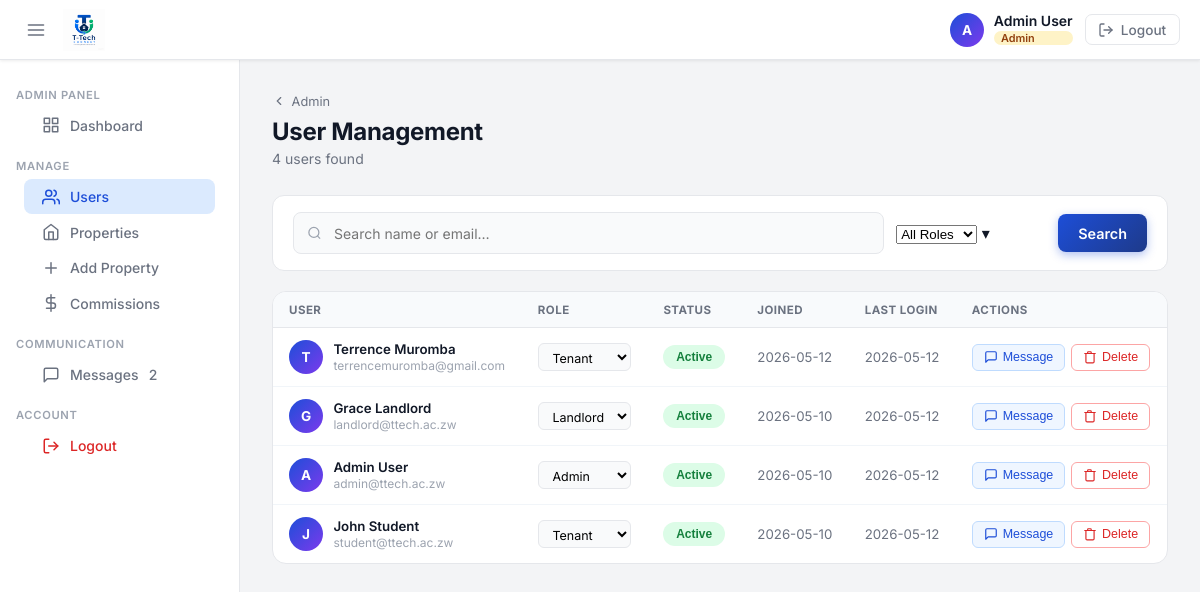
The app's page /admin/users (signed in), older data.
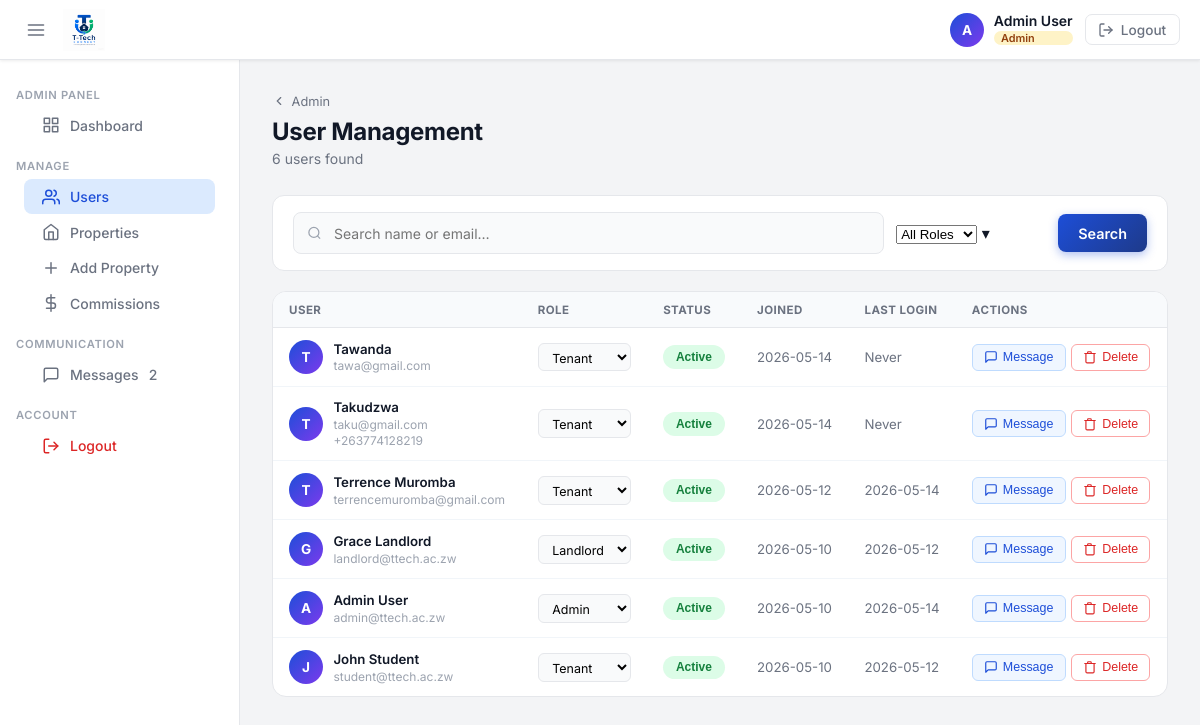
The same page, newer data.
### tables this page shows
CREATE TABLE users (
                id INTEGER PRIMARY KEY AUTOINCREMENT,
                full_name TEXT NOT NULL,
                email TEXT UNIQUE NOT NULL,
                password_hash TEXT NOT NULL,
                role TEXT DEFAULT 'student',
                is_active INTEGER DEFAULT 1,
                created_at TIMESTAMP DEFAULT CURRENT_TIMESTAMP,
                last_login TIMESTAMP
            , phone TEXT, last_seen TIMESTAMP, google_id TEXT);

### Backend/app.py (the view)
@app.route('/admin/users')
@admin_required
def admin_users():
    q           = request.args.get('q', '').strip()
    role_filter = request.args.get('role', '').strip()
    filters, params = [], []
    if q:
        filters.append("(full_name LIKE ? OR email LIKE ?)")
        params += [f'%{q}%', f'%{q}%']
    if role_filter:
        filters.append("role=?")
        params.append(role_filter)
    where = ('WHERE ' + ' AND '.join(filters)) if filters else ''
    with get_db() as conn:
        users = conn.execute(
            f"SELECT id,full_name,email,role,is_active,phone,created_at,last_login "
            f"FROM users {where} ORDER BY created_at DESC", params
        ).fetchall()
    return render_template('admin_users.html', users=users,
                           q=q, role_filter=role_filter, **_admin_common())

### Backend/app.py (called while the page is built)
def get_db():
    os.makedirs(os.path.dirname(DB_PATH), exist_ok=True)
    conn = sqlite3.connect(DB_PATH)
    conn.row_factory = sqlite3.Row
    return conn

def admin_required(f):
    @wraps(f)
    def decorated(*args, **kwargs):
        if 'user_id' not in session:
            return redirect(url_for('login'))
        if session.get('user_role') != 'admin':
            flash('Admin access required.', 'error')
            return redirect(url_for('dashboard'))
        return f(*args, **kwargs)
    return decorated

def get_unread_count(user_id):
    with get_db() as conn:
        row = conn.execute("""
            SELECT COUNT(*) as cnt FROM messages m
            JOIN conversation_members cm
                ON m.conversation_id = cm.conversation_id AND cm.user_id = ?
            WHERE m.sender_id != ?
              AND (m.sent_at > cm.last_read_at OR cm.last_read_at IS NULL)
              AND m.is_deleted = 0
        """, (user_id, user_id)).fetchone()
        return row['cnt'] if row else 0

def _admin_common():
    return dict(user_name=session.get('user_name'), user_role=session.get('user_role'),
                unread_count=get_unread_count(session['user_id']))

### Frontend/templates/admin_users.html (shortened to what this page needs)
<!DOCTYPE html>
<html lang="en">
<head>
  <link rel="stylesheet" href="{{ url_for('static', filename='css/landlord.css') }}" />
  <link rel="stylesheet" href="{{ url_for('static', filename='css/admin.css') }}" />
</head>
<body>
{% include '_topbar.html' %}
<div class="layout">
  {% include '_sidebar.html' %}
  <main class="page-main">
    <div class="page-header">
      <div>
        <a href="/admin" class="back-crumb">
          <svg width="14" height="14" viewBox="0 0 24 24" fill="none" stroke="currentColor" stroke-width="2" stroke-linecap="round"><polyline points="15 18 9 12 15 6"/></svg>
          Admin
        </a>
        <h1 class="page-title">User Management</h1>
        <p class="page-sub">{{ users|length }} user{{ 's' if users|length != 1 }} found</p>
      </div>
    </div>
    <div class="admin-filter-bar">
      <form method="GET" action="/admin/users" class="admin-filter-form">
        <div class="search-input-wrap" style="flex:1;min-width:200px">
          <input type="text" name="q" value="{{ q }}" class="search-input" placeholder="Search name or email…" />
        </div>
        <div class="select-wrap" style="width:150px">
          <select name="role" class="field-input" onchange="this.form.submit()">
            <option value="">All Roles</option>
          </select>
          <span class="select-arrow">▾</span>
        </div>
        <button type="submit" class="btn-primary" style="display:flex;align-items:center;gap:.4rem">Search</button>
      </form>
    </div>
    <div class="admin-panel">
      <table class="admin-table">
        <thead>
          <tr>
            <th>User</th>
            <th>Role</th>
            <th>Status</th>
            <th>Joined</th>
            <th>Last Login</th>
            <th>Actions</th>
          </tr>
        </thead>
        <tbody>
          {% for u in users %}
          <tr id="user-row-{{ u.id }}">
            <td>
              <div class="user-cell">
                <div class="user-cell-avatar">{{ u.full_name[0].upper() }}</div>
                <div>
                  <div class="cell-main">{{ u.full_name }}</div>
                  <div class="cell-sub">{{ u.email }}</div>
                  {% if u.phone %}<div class="cell-sub">{{ u.phone }}</div>{% endif %}
                </div>
              </div>
            </td>
            <td>
              <select class="role-select" data-uid="{{ u.id }}" onchange="setRole(this)">
                <option value="student"  {{ 'selected' if u.role == 'student' }}>Tenant</option>
                <option value="landlord" {{ 'selected' if u.role == 'landlord' }}>Landlord</option>
                <option value="admin"    {{ 'selected' if u.role == 'admin' }}>Admin</option>
              </select>
            </td>
            <td>
              <button class="toggle-btn {{ 'toggle-active' if u.is_active else 'toggle-inactive' }}"
                      id="toggle-{{ u.id }}" data-uid="{{ u.id }}" data-active="{{ u.is_active }}"
                      onclick="toggleUser({{ u.id }})">
                {{ 'Active' if u.is_active else 'Inactive' }}
              </button>
            </td>
            <td class="cell-muted">{{ u.created_at[:10] if u.created_at else '—' }}</td>
            <td class="cell-muted">{{ u.last_login[:10] if u.last_login else 'Never' }}</td>
            <td>
              <div class="action-group">
                <button class="btn-action btn-view" onclick="messageUser({{ u.id }})" title="Send Message">
                  <svg width="14" height="14" viewBox="0 0 24 24" fill="none" stroke="currentColor" stroke-width="2" stroke-linecap="round" stroke-linejoin="round"><path d="M21 15a2 2 0 0 1-2 2H7l-4 4V5a2 2 0 0 1 2-2h14a2 2 0 0 1 2 2z"/></svg>
                  Message
                </button>
                <button class="btn-action btn-delete" onclick="deleteUser({{ u.id }}, '{{ u.full_name|e }}')" title="Delete">
                  <svg width="14" height="14" viewBox="0 0 24 24" fill="none" stroke="currentColor" stroke-width="2" stroke-linecap="round" stroke-linejoin="round"><polyline points="3 6 5 6 21 6"/><path d="M19 6v14a2 2 0 0 1-2 2H7a2 2 0 0 1-2-2V6m3 0V4a1 1 0 0 1 1-1h4a1 1 0 0 1 1 1v2"/></svg>
                  Delete
                </button>
              </div>
            </td>
          </tr>
          {% else %}
          <tr><td colspan="6" class="cell-empty">No users match your search.</td></tr>
          {% endfor %}
        </tbody>
      </table>
    </div>
  </main>
</div>
</body>
</html>

### Frontend/templates/_topbar.html
<header class="topbar">
  <div class="topbar-left">
    <button class="sidebar-toggle" id="sidebar-toggle" aria-label="Toggle sidebar">
      <svg width="20" height="20" viewBox="0 0 24 24" fill="none" stroke="currentColor" stroke-width="2" stroke-linecap="round"><line x1="3" y1="6" x2="21" y2="6"/><line x1="3" y1="12" x2="21" y2="12"/><line x1="3" y1="18" x2="21" y2="18"/></svg>
    </button>
    <a href="{% if user_role == 'admin' %}/admin{% elif user_role == 'landlord' %}/landlord{% else %}/dashboard{% endif %}" class="logo-wrap">
      <img src="{{ url_for('static', filename='images/logo.png') }}" alt="T-Tech Connect" class="logo-img" />
    </a>
  </div>
  <div class="topbar-right">
    <div class="user-pill">
      <div class="user-avatar">{{ user_name[0].upper() if user_name else 'L' }}</div>
      <div class="user-info">
        <span class="user-name-text">{{ user_name }}</span>
        {% set role_label = {'student': 'Tenant', 'landlord': 'Landlord', 'admin': 'Admin'} %}
        <span class="role-badge role-{{ user_role }}">{{ role_label.get(user_role, user_role|title) }}</span>
      </div>
    </div>
    <a href="/logout" class="btn-logout" title="Logout">
      <svg width="16" height="16" viewBox="0 0 24 24" fill="none" stroke="currentColor" stroke-width="2" stroke-linecap="round" stroke-linejoin="round">
        <path d="M9 21H5a2 2 0 0 1-2-2V5a2 2 0 0 1 2-2h4"/>
        <polyline points="16 17 21 12 16 7"/>
        <line x1="21" y1="12" x2="9" y2="12"/>
      </svg>
      <span class="logout-label">Logout</span>
    </a>
  </div>
</header>

### Frontend/templates/_sidebar.html (shortened to what this page needs)
<aside class="sidebar" id="sidebar">
  <nav class="sidebar-nav">
    {% if user_role == 'admin' %}
    <div class="nav-section">
      <span class="nav-section-label">Admin Panel</span>
      <a href="/admin" class="nav-item {% if request.path == '/admin' %}active{% endif %}">
        <svg width="18" height="18" viewBox="0 0 24 24" fill="none" stroke="currentColor" stroke-width="2" stroke-linecap="round" stroke-linejoin="round"><rect x="3" y="3" width="7" height="7"/><rect x="14" y="3" width="7" height="7"/><rect x="14" y="14" width="7" height="7"/><rect x="3" y="14" width="7" height="7"/></svg>
        Dashboard
      </a>
    </div>
    <div class="nav-section">
      <span class="nav-section-label">Manage</span>
      <a href="/admin/users" class="nav-item {% if '/admin/users' in request.path %}active{% endif %}">
        <svg width="18" height="18" viewBox="0 0 24 24" fill="none" stroke="currentColor" stroke-width="2" stroke-linecap="round" stroke-linejoin="round"><path d="M17 21v-2a4 4 0 0 0-4-4H5a4 4 0 0 0-4 4v2"/><circle cx="9" cy="7" r="4"/><path d="M23 21v-2a4 4 0 0 0-3-3.87"/><path d="M16 3.13a4 4 0 0 1 0 7.75"/></svg>
        Users
      </a>
      <a href="/admin/properties" class="nav-item {% if '/admin/properties' in request.path %}active{% endif %}">
        <svg width="18" height="18" viewBox="0 0 24 24" fill="none" stroke="currentColor" stroke-width="2" stroke-linecap="round" stroke-linejoin="round"><path d="M3 9l9-7 9 7v11a2 2 0 0 1-2 2H5a2 2 0 0 1-2-2z"/><polyline points="9 22 9 12 15 12 15 22"/></svg>
        Properties
      </a>
      <a href="/landlord/property/new" class="nav-item {% if '/property/new' in request.path %}active{% endif %}">
        <svg width="18" height="18" viewBox="0 0 24 24" fill="none" stroke="currentColor" stroke-width="2" stroke-linecap="round" stroke-linejoin="round"><line x1="12" y1="5" x2="12" y2="19"/><line x1="5" y1="12" x2="19" y2="12"/></svg>
        Add Property
      </a>
      <a href="/admin/payments" class="nav-item {% if '/admin/payments' in request.path %}active{% endif %}">
        <svg width="18" height="18" viewBox="0 0 24 24" fill="none" stroke="currentColor" stroke-width="2" stroke-linecap="round" stroke-linejoin="round"><line x1="12" y1="1" x2="12" y2="23"/><path d="M17 5H9.5a3.5 3.5 0 0 0 0 7h5a3.5 3.5 0 0 1 0 7H6"/></svg>
        Commissions
      </a>
    </div>
    {% endif %}
    <div class="nav-section">
      <span class="nav-section-label">Communication</span>
      <a href="/messages" class="nav-item {% if '/messages' in request.path %}active{% endif %}">
        <svg width="18" height="18" viewBox="0 0 24 24" fill="none" stroke="currentColor" stroke-width="2" stroke-linecap="round" stroke-linejoin="round"><path d="M21 15a2 2 0 0 1-2 2H7l-4 4V5a2 2 0 0 1 2-2h14a2 2 0 0 1 2 2z"/></svg>
        Messages
        <span class="nav-unread {% if not (unread_count and unread_count > 0) %}nav-unread--hidden{% endif %}">{{ unread_count or '' }}</span>
      </a>
    </div>
    <div class="nav-section">
      <span class="nav-section-label">Account</span>
      <a href="/logout" class="nav-item nav-item-danger">
        <svg width="18" height="18" viewBox="0 0 24 24" fill="none" stroke="currentColor" stroke-width="2" stroke-linecap="round" stroke-linejoin="round"><path d="M9 21H5a2 2 0 0 1-2-2V5a2 2 0 0 1 2-2h4"/><polyline points="16 17 21 12 16 7"/><line x1="21" y1="12" x2="9" y2="12"/></svg>
        Logout
      </a>
    </div>
  </nav>
</aside>

### Frontend/static/css/admin.css (style rules this page uses)
.search-input-wrap { position: relative; }
.search-input { width: 100%; padding: .72rem 1rem .72rem 2.5rem; border: 1.5px solid var(--border); border-radius: 8px; background: #f9fafb; font-size: .875rem; font-family: inherit; color: var(--text-primary); outline: none; transition: border-color .2s; }
.admin-filter-bar { background: var(--white); border: 1px solid var(--border); border-radius: 12px; padding: 1rem 1.25rem; margin-bottom: 1.25rem; }
.admin-filter-form { display: flex; align-items: center; gap: .75rem; flex-wrap: wrap; }
.admin-panel { background: var(--white); border: 1px solid var(--border); border-radius: 14px; overflow: hidden; }
.admin-table { width: 100%; border-collapse: collapse; font-size: .83rem; }
.admin-table thead th { padding: .65rem 1rem; text-align: left; font-size: .72rem; font-weight: 700; text-transform: uppercase; letter-spacing: .04em; color: var(--text-secondary); background: #f8fafc; border-bottom: 1px solid var(--border); white-space: nowrap; }
.admin-table tbody tr { border-bottom: 1px solid #f1f5f9; transition: background .12s; }
.admin-table tbody tr:last-child { border-bottom: none; }
.admin-table td { padding: .75rem 1rem; vertical-align: middle; }
.cell-main { font-weight: 600; color: var(--text-primary); }
.cell-sub { font-size: .75rem; color: var(--text-muted); margin-top: .1rem; }
.cell-muted { color: var(--text-secondary); }
.user-cell { display: flex; align-items: center; gap: .65rem; }
.user-cell-avatar { width: 34px; height: 34px; border-radius: 50%; background: linear-gradient(135deg, #1d4ed8, #7c3aed); color: #fff; font-weight: 700; font-size: .85rem; display: flex; align-items: center; justify-content: center; flex-shrink: 0; }
.role-admin { background: #fef3c7; color: #92400e; }
.role-select { padding: .3rem .6rem; border: 1.5px solid var(--border); border-radius: 6px; font-size: .78rem; font-family: inherit; background: #f9fafb; cursor: pointer; outline: none; }
.toggle-btn { padding: .3rem .8rem; border-radius: 99px; border: none; cursor: pointer; font-size: .75rem; font-weight: 700; transition: opacity .15s; }
.toggle-active { background: #dcfce7; color: #15803d; }
.action-group { display: flex; gap: .35rem; align-items: center; }

Row changes from the older to the newer data that the page shows:
changed users "Admin User": last_login "2026-05-12" → "2026-05-14"
added users: full_name "T", full_name "Tawanda", email "tawa@gmail.com", id "Tenant", is_active "Active", created_at "2026-05-14", last_login "Never"
added users: full_name "T", full_name "Takudzwa", email "taku@gmail.com", phone "+263774128219", id "Tenant", is_active "Active", created_at "2026-05-14", last_login "Never"
changed users "Terrence Muromba": last_login "2026-05-12" → "2026-05-14"
Text that changed along with them:
{{ users|length }}: "4" → "6"
